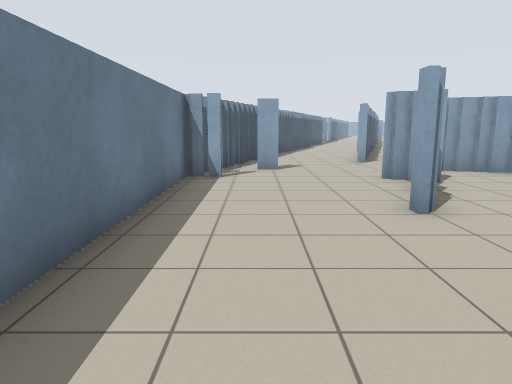
View 1 (above)

20 first-person views from a walk through a world built for the Player/Stage simulator. The camera is 1.2 m above the floor, tilts 10° down and sees 70° across. Floor lines are 1 m apart. The floor is counted in squares, 1 m on a side. Each view is taken from the middle of a square. On the plan, view 1 faces up. The plan holds only what a view shows up to about 14 squares ahead; the rest is blank. The robots in the file are not drawn.

View 2
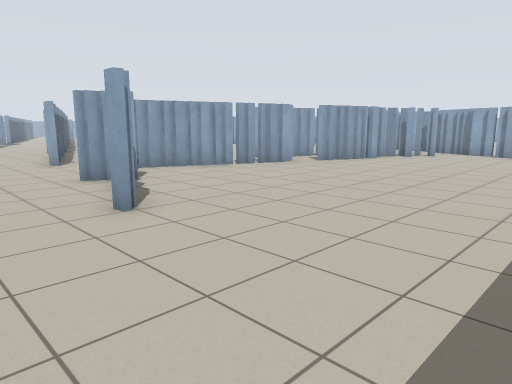

View 3
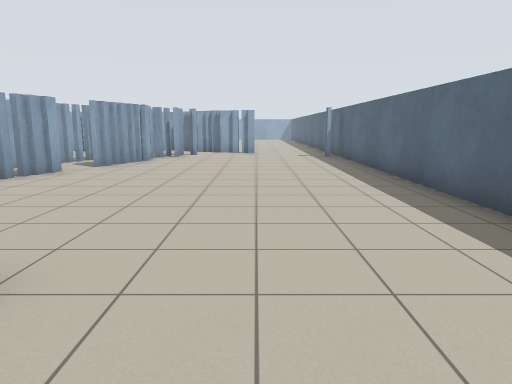

View 4
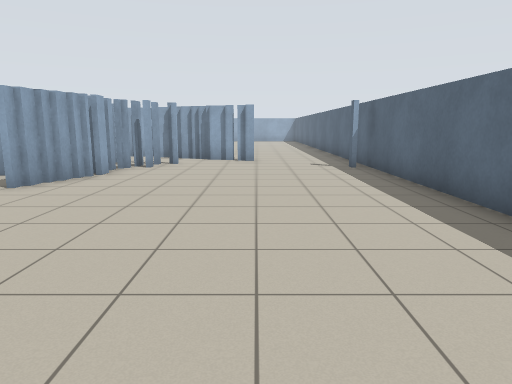

View 5
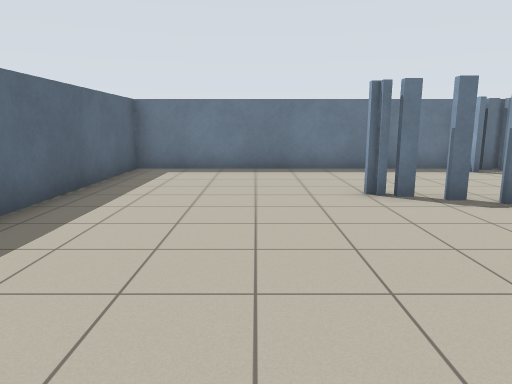

View 6
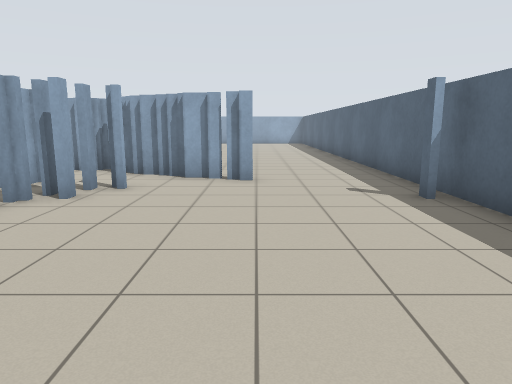

View 7
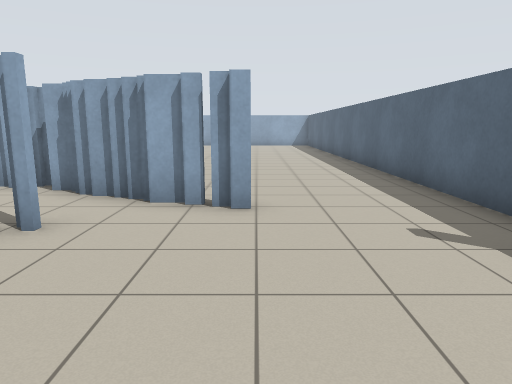

View 8
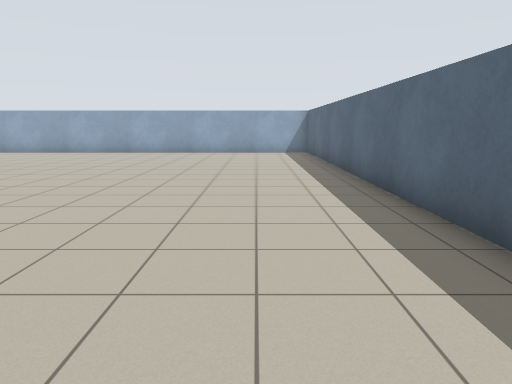

View 9
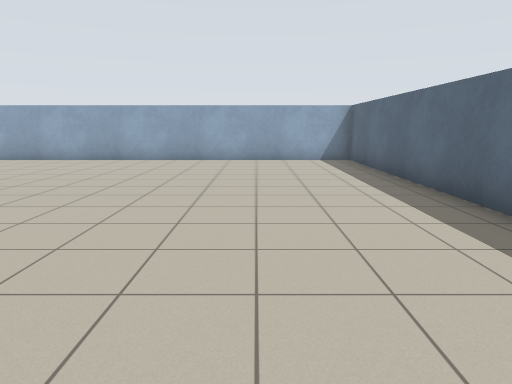

View 10
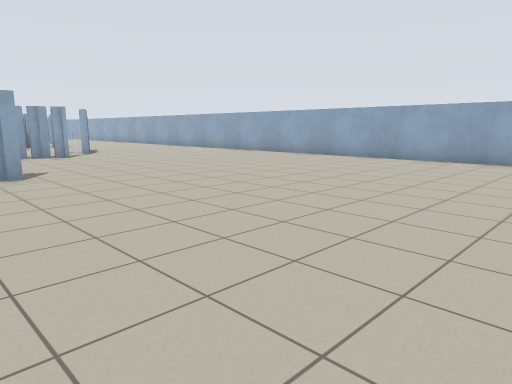

View 11
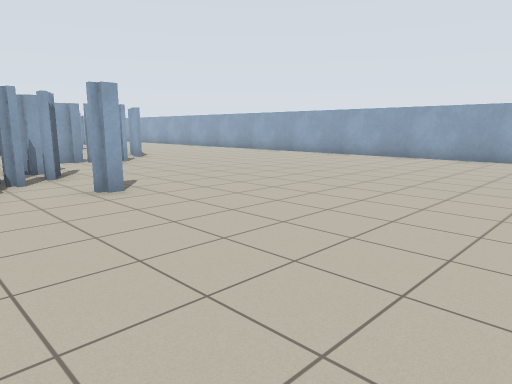

View 12
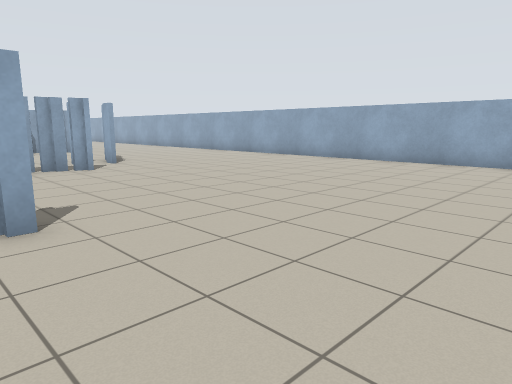

View 13
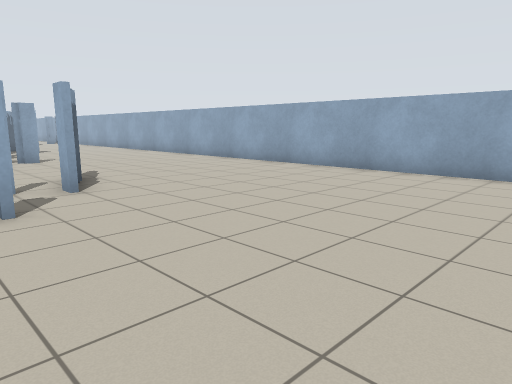

View 14
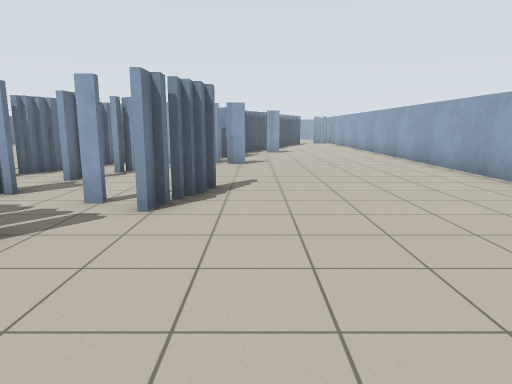

View 15
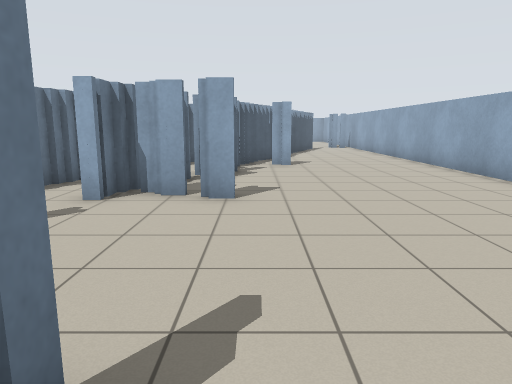

View 16
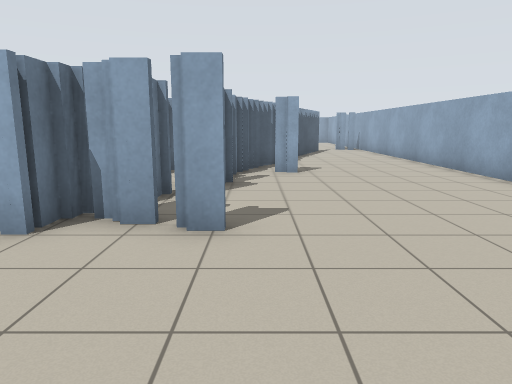

View 17
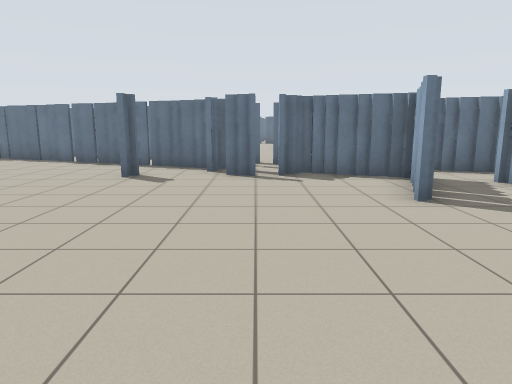

View 18
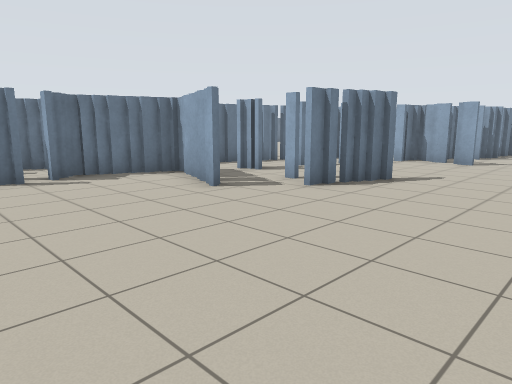

View 19
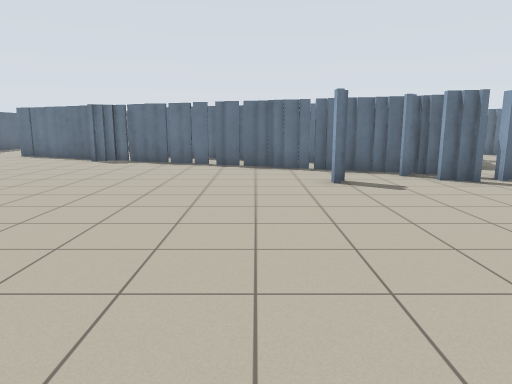

View 20
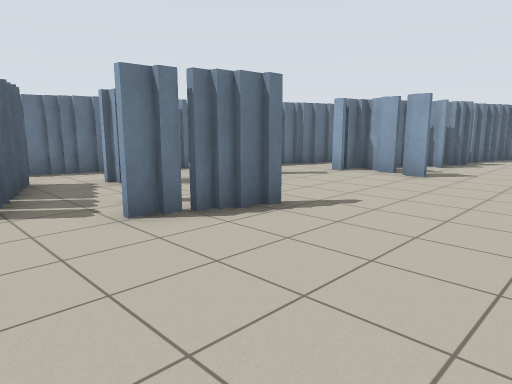

### Floor plan
Key: @ floor where view 1 was taken; # wall or solid block; x gap in a wall; . floor.
Columns run from 2 left of view 1 to 37 right of it. Each row starts with its distance up from view 1.
 39                                    ....#
 38                                    ....#
 37                                  ##....#
 36                                  #.....#
 35                                 ###....#
 34                                 #......#
 33                                 #......#
 32                                ##......#
 31                              # #.......#
 30                             #####......#
 29                             #..........#
 28                            # ..........#
 27                            #.#.........#
 26                           ##...........#
 25                           x............#
 24                           #.#...#......#
 23                          ##....##......#
 22                          #.##..........#
 21                            ##x#........#
 20                           ##...........#
 19                         ###............#
 18                           #............#
 17                          ##............#
 16                          #.............#
 15      .##              ####.#...........#
 14   #...#.              ###..............#
 13   #...#              ####..............#
 12  ##....              ###...............#
 11  ##....              ###...............#
 10 ##.....####  ###      #................#
  9 ##...## ..#######     #................#
  8 #.... #......#### #####................#
  7 #....x.........####..##................#
  6 #....#...........##..#.................#
  5 #...#...............##.................#
  4 #...................#..................#
  3 #...................#..................#
  2 #......................................#
  1 #......................................#
  0 #.@..............#.....................#
 -1 ########################################

Positions as (right, up) in squares from view 1, and headings:
1: (0, 0), facing up
2: (0, 0), facing up-right
3: (0, 3), facing right
4: (4, 3), facing right
5: (9, 3), facing left
6: (9, 3), facing right
7: (12, 3), facing right
8: (19, 2), facing right
9: (23, 3), facing right
10: (23, 5), facing up-right
11: (22, 8), facing up-right
12: (24, 10), facing up-right
13: (27, 15), facing up-right
14: (31, 17), facing up
15: (31, 23), facing up
16: (31, 25), facing up
17: (34, 18), facing left
18: (34, 16), facing up-left
19: (33, 13), facing left
20: (34, 20), facing up-left
